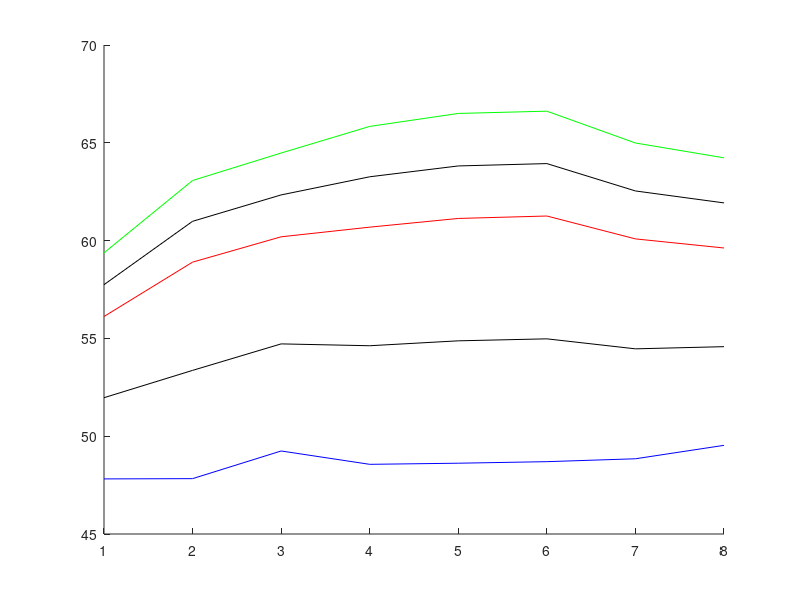

This figure's MATLAB source:
clear all; clc; close all;

lsb = importdata('log_calibline_black.dat');
lsb = lsb(:,1:8);
lsf = importdata('log_calibline_floor.dat');
lsw = importdata('log_calibline_white.dat');
lsw = lsw(:,1:8);

mean_lsb = mean(lsb)
std_lsb = std(lsb)

mean_lsf = mean(lsf)
std_lsf = std(lsf)

mean_lsw = mean(lsw)
std_lsw = std(lsw)

dwlim = mean_lsf + (mean_lsw - mean_lsf) ./ 2
dblim = mean_lsf - (mean_lsf - mean_lsb) ./ 2

figure;
hold on;
plot(mean_lsb,'-b')
%plot(mean_lsf-3.*std_lsf,':r')
plot(mean_lsf,'-r')
%plot(mean_lsf+3.*std_lsf,':r') % not in use
%plot(mean_lsb + 3. * std_lsb,':r')
plot(mean_lsw,'-g')
plot(dwlim,'-k')
plot(dblim,'-k')
hold off;

wlim = mean_lsf + (mean_lsw - mean_lsf) ./ 2
%wlim = mean_lsf-3.*std_lsf % not in use
blim = mean_lsf-3.*std_lsf